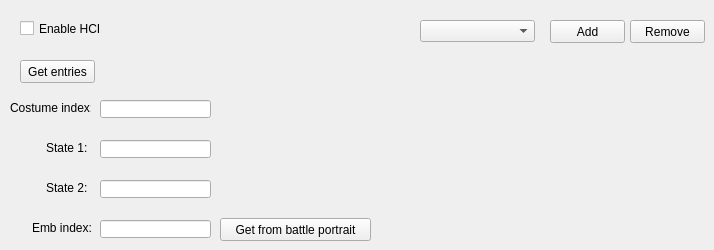
    <widget class="QWidget" name="hciTab">
     <property name="autoFillBackground">
      <bool>true</bool>
     </property>
     <attribute name="title">
      <string>HCI</string>
     </attribute>
     <widget class="QCheckBox" name="hciCheck">
      <property name="geometry">
       <rect>
        <x>20</x>
        <y>20</y>
        <width>121</width>
        <height>17</height>
       </rect>
      </property>
      <property name="text">
       <string>Enable HCI</string>
      </property>
     </widget>
     <widget class="QComboBox" name="hciEntryComboBox">
      <property name="geometry">
       <rect>
        <x>420</x>
        <y>20</y>
        <width>115</width>
        <height>22</height>
       </rect>
      </property>
     </widget>
     <widget class="QPushButton" name="hciAddButton">
      <property name="geometry">
       <rect>
        <x>550</x>
        <y>20</y>
        <width>75</width>
        <height>23</height>
       </rect>
      </property>
      <property name="text">
       <string>Add</string>
      </property>
     </widget>
     <widget class="QPushButton" name="hciRemoveButton">
      <property name="geometry">
       <rect>
        <x>630</x>
        <y>20</y>
        <width>75</width>
        <height>23</height>
       </rect>
      </property>
      <property name="text">
       <string>Remove</string>
      </property>
     </widget>
     <widget class="QToolButton" name="hciCopyButton">
      <property name="geometry">
       <rect>
        <x>20</x>
        <y>60</y>
        <width>75</width>
        <height>23</height>
       </rect>
      </property>
      <property name="text">
       <string>Get entries</string>
      </property>
      <property name="popupMode">
       <enum>QToolButton::InstantPopup</enum>
      </property>
      <property name="toolButtonStyle">
       <enum>Qt::ToolButtonTextOnly</enum>
      </property>
     </widget>
     <widget class="QLabel" name="label_117">
      <property name="geometry">
       <rect>
        <x>10</x>
        <y>100</y>
        <width>81</width>
        <height>16</height>
       </rect>
      </property>
      <property name="text">
       <string>Costume index:</string>
      </property>
     </widget>
     <widget class="QLabel" name="label_118">
      <property name="geometry">
       <rect>
        <x>46</x>
        <y>140</y>
        <width>51</width>
        <height>16</height>
       </rect>
      </property>
      <property name="text">
       <string>State 1:</string>
      </property>
     </widget>
     <widget class="QLabel" name="label_119">
      <property name="geometry">
       <rect>
        <x>46</x>
        <y>180</y>
        <width>51</width>
        <height>16</height>
       </rect>
      </property>
      <property name="text">
       <string>State 2:</string>
      </property>
     </widget>
     <widget class="QLabel" name="label_120">
      <property name="geometry">
       <rect>
        <x>32</x>
        <y>220</y>
        <width>61</width>
        <height>16</height>
       </rect>
      </property>
      <property name="text">
       <string>Emb index:</string>
      </property>
     </widget>
     <widget class="QLineEdit" name="hciCostumeIndexEdit">
      <property name="geometry">
       <rect>
        <x>100</x>
        <y>100</y>
        <width>111</width>
        <height>18</height>
       </rect>
      </property>
     </widget>
     <widget class="QLineEdit" name="hciState1Edit">
      <property name="geometry">
       <rect>
        <x>100</x>
        <y>140</y>
        <width>111</width>
        <height>18</height>
       </rect>
      </property>
     </widget>
     <widget class="QLineEdit" name="hciState2Edit">
      <property name="geometry">
       <rect>
        <x>100</x>
        <y>180</y>
        <width>111</width>
        <height>18</height>
       </rect>
      </property>
     </widget>
     <widget class="QLineEdit" name="hciEmbIndexEdit">
      <property name="geometry">
       <rect>
        <x>100</x>
        <y>220</y>
        <width>111</width>
        <height>18</height>
       </rect>
      </property>
     </widget>
     <widget class="QPushButton" name="hciGetEmbIndexButton">
      <property name="geometry">
       <rect>
        <x>220</x>
        <y>218</y>
        <width>151</width>
        <height>23</height>
       </rect>
      </property>
      <property name="text">
       <string>Get from battle portrait</string>
      </property>
     </widget>
    </widget>
